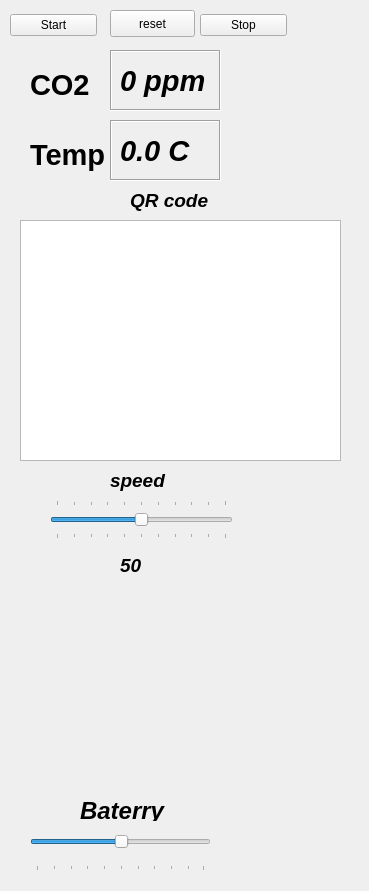
<?xml version="1.0" encoding="UTF-8"?>
<ui version="4.0">
 <class>RobotSteeringWidget</class>
 <widget class="QWidget" name="RobotSteeringWidget">
  <property name="geometry">
   <rect>
    <x>0</x>
    <y>0</y>
    <width>369</width>
    <height>891</height>
   </rect>
  </property>
  <property name="windowTitle">
   <string>Robot Steering</string>
  </property>
  <widget class="QLabel" name="CO2">
   <property name="geometry">
    <rect>
     <x>110</x>
     <y>50</y>
     <width>111</width>
     <height>61</height>
    </rect>
   </property>
   <property name="font">
    <font>
     <pointsize>22</pointsize>
     <weight>75</weight>
     <italic>true</italic>
     <bold>true</bold>
    </font>
   </property>
   <property name="frameShape">
    <enum>QFrame::Box</enum>
   </property>
   <property name="frameShadow">
    <enum>QFrame::Sunken</enum>
   </property>
   <property name="text">
    <string>0 ppm</string>
   </property>
  </widget>
  <widget class="QLabel" name="current_z_angular_label">
   <property name="geometry">
    <rect>
     <x>110</x>
     <y>120</y>
     <width>111</width>
     <height>61</height>
    </rect>
   </property>
   <property name="font">
    <font>
     <pointsize>22</pointsize>
     <weight>75</weight>
     <italic>true</italic>
     <bold>true</bold>
     <underline>false</underline>
     <strikeout>false</strikeout>
     <kerning>true</kerning>
    </font>
   </property>
   <property name="toolTip">
    <string>Current angular velocity</string>
   </property>
   <property name="frameShape">
    <enum>QFrame::Box</enum>
   </property>
   <property name="frameShadow">
    <enum>QFrame::Sunken</enum>
   </property>
   <property name="text">
    <string>0.0 C</string>
   </property>
  </widget>
  <widget class="QLabel" name="label">
   <property name="geometry">
    <rect>
     <x>30</x>
     <y>130</y>
     <width>79</width>
     <height>49</height>
    </rect>
   </property>
   <property name="font">
    <font>
     <pointsize>22</pointsize>
     <weight>75</weight>
     <italic>false</italic>
     <bold>true</bold>
    </font>
   </property>
   <property name="text">
    <string>Temp</string>
   </property>
  </widget>
  <widget class="QLabel" name="label_2">
   <property name="geometry">
    <rect>
     <x>30</x>
     <y>60</y>
     <width>79</width>
     <height>49</height>
    </rect>
   </property>
   <property name="font">
    <font>
     <pointsize>22</pointsize>
     <weight>75</weight>
     <italic>false</italic>
     <bold>true</bold>
    </font>
   </property>
   <property name="frameShape">
    <enum>QFrame::NoFrame</enum>
   </property>
   <property name="frameShadow">
    <enum>QFrame::Sunken</enum>
   </property>
   <property name="text">
    <string>CO2</string>
   </property>
  </widget>
  <widget class="QLabel" name="Baterry">
   <property name="geometry">
    <rect>
     <x>80</x>
     <y>800</y>
     <width>101</width>
     <height>21</height>
    </rect>
   </property>
   <property name="font">
    <font>
     <pointsize>18</pointsize>
     <weight>75</weight>
     <italic>true</italic>
     <bold>true</bold>
    </font>
   </property>
   <property name="text">
    <string>Baterry</string>
   </property>
  </widget>
  <widget class="QSlider" name="baterrySlide">
   <property name="geometry">
    <rect>
     <x>30</x>
     <y>820</y>
     <width>181</width>
     <height>51</height>
    </rect>
   </property>
   <property name="font">
    <font>
     <family>Ubuntu</family>
     <underline>false</underline>
    </font>
   </property>
   <property name="cursor">
    <cursorShape>ArrowCursor</cursorShape>
   </property>
   <property name="value">
    <number>50</number>
   </property>
   <property name="orientation">
    <enum>Qt::Horizontal</enum>
   </property>
   <property name="tickPosition">
    <enum>QSlider::TicksBelow</enum>
   </property>
  </widget>
  <widget class="QWidget" name="layoutWidget_3">
   <property name="geometry">
    <rect>
     <x>110</x>
     <y>10</y>
     <width>87</width>
     <height>31</height>
    </rect>
   </property>
   <layout class="QHBoxLayout" name="horizontalLayout_3"/>
  </widget>
  <widget class="QWidget" name="layoutWidget_4">
   <property name="geometry">
    <rect>
     <x>10</x>
     <y>10</y>
     <width>87</width>
     <height>31</height>
    </rect>
   </property>
   <layout class="QHBoxLayout" name="horizontalLayout_4">
    <item>
     <widget class="QPushButton" name="start_push_button">
      <property name="toolTip">
       <string>Reset velocities to zero</string>
      </property>
      <property name="text">
       <string>Start</string>
      </property>
     </widget>
    </item>
   </layout>
  </widget>
  <widget class="QWidget" name="layoutWidget_5">
   <property name="geometry">
    <rect>
     <x>200</x>
     <y>10</y>
     <width>87</width>
     <height>31</height>
    </rect>
   </property>
   <layout class="QHBoxLayout" name="horizontalLayout_6">
    <item>
     <widget class="QPushButton" name="stop_push_button">
      <property name="toolTip">
       <string>Reset velocities to zero</string>
      </property>
      <property name="text">
       <string>Stop</string>
      </property>
     </widget>
    </item>
   </layout>
  </widget>
  <widget class="QLabel" name="label_3">
   <property name="geometry">
    <rect>
     <x>130</x>
     <y>180</y>
     <width>321</width>
     <height>41</height>
    </rect>
   </property>
   <property name="font">
    <font>
     <pointsize>14</pointsize>
     <weight>75</weight>
     <italic>true</italic>
     <bold>true</bold>
    </font>
   </property>
   <property name="text">
    <string>QR code </string>
   </property>
  </widget>
  <widget class="QSlider" name="x_linear_slider">
   <property name="geometry">
    <rect>
     <x>50</x>
     <y>500</y>
     <width>183</width>
     <height>39</height>
    </rect>
   </property>
   <property name="minimum">
    <number>0</number>
   </property>
   <property name="maximum">
    <number>100</number>
   </property>
   <property name="singleStep">
    <number>10</number>
   </property>
   <property name="pageStep">
    <number>100</number>
   </property>
   <property name="value">
    <number>50</number>
   </property>
   <property name="sliderPosition">
    <number>50</number>
   </property>
   <property name="tracking">
    <bool>true</bool>
   </property>
   <property name="orientation">
    <enum>Qt::Horizontal</enum>
   </property>
   <property name="tickPosition">
    <enum>QSlider::TicksBothSides</enum>
   </property>
  </widget>
  <widget class="QLabel" name="current_x_linear_label">
   <property name="geometry">
    <rect>
     <x>120</x>
     <y>550</y>
     <width>101</width>
     <height>31</height>
    </rect>
   </property>
   <property name="font">
    <font>
     <pointsize>14</pointsize>
     <weight>75</weight>
     <italic>true</italic>
     <bold>true</bold>
    </font>
   </property>
   <property name="toolTip">
    <string>Current linear velocity</string>
   </property>
   <property name="text">
    <string>&lt;html&gt;&lt;head/&gt;&lt;body&gt;&lt;p&gt;50&lt;/p&gt;&lt;/body&gt;&lt;/html&gt;</string>
   </property>
  </widget>
  <widget class="QLabel" name="label_6">
   <property name="geometry">
    <rect>
     <x>110</x>
     <y>460</y>
     <width>71</width>
     <height>41</height>
    </rect>
   </property>
   <property name="font">
    <font>
     <pointsize>14</pointsize>
     <weight>75</weight>
     <italic>true</italic>
     <bold>true</bold>
    </font>
   </property>
   <property name="text">
    <string>speed</string>
   </property>
  </widget>
  <widget class="QTextEdit" name="textEdit">
   <property name="geometry">
    <rect>
     <x>20</x>
     <y>220</y>
     <width>321</width>
     <height>241</height>
    </rect>
   </property>
   <property name="overwriteMode">
    <bool>true</bool>
   </property>
  </widget>
  <widget class="QPushButton" name="reset_push_button">
   <property name="geometry">
    <rect>
     <x>110</x>
     <y>10</y>
     <width>85</width>
     <height>27</height>
    </rect>
   </property>
   <property name="toolTip">
    <string>Reset velocities to zero</string>
   </property>
   <property name="text">
    <string>reset</string>
   </property>
  </widget>
 </widget>
 <resources/>
 <connections/>
</ui>
